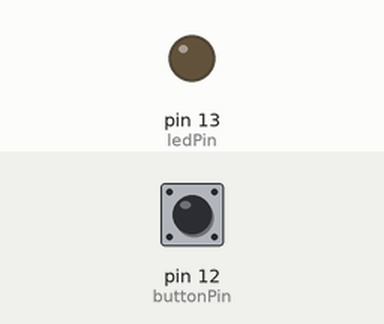
Recording of a sketch running on a simulated Arduino Uno, built with avr-gcc and run on an emulated ATmega328P. Parts: output pins drawn as LEDs (lit = HIGH). The inputs (shaded band) are chosen by the test bench; at power-on: pin 12 (buttonPin) HIGH.

Above: at 1.2 s.
1.3 s: pin 12 (buttonPin) pulled LOW for 0.15 s
At 1.39 s:
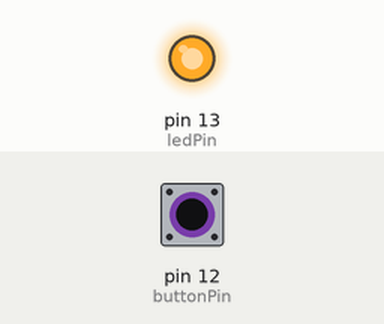
2.9 s: pin 12 (buttonPin) pulled LOW for 3.2 s
At 7.0 s:
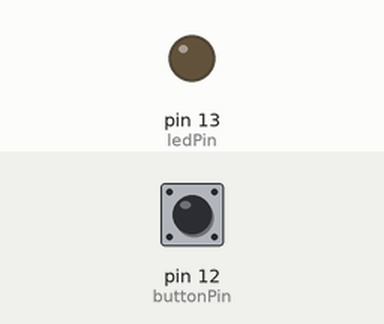
Timing chart, 0 to 8.5 s (numbered marks = the images above; inputs shaded):
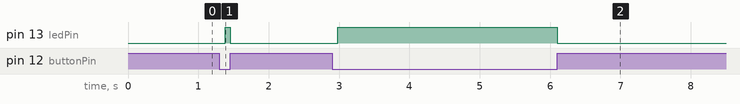

Measured:
- after the input at 1.3 s, pin 13 (ledPin): LOW → HIGH after 0.08 s, → LOW 0.07 s later
- after the input at 2.9 s, pin 13 (ledPin): LOW → HIGH after 0.08 s, → LOW 3.1 s later

The sketch:

push_button_ticket_scanner_faker.ino
```cpp
// PUSH BUTTON TICKET SCANNER FAKER

// Authors: Michael Shields, Mark Howarth
// The National Football Museum, Manchester, UK

// DETAILS:

// This sketch programs an Arduino UNO so that
// when the connected push button is pressed,
// a message is transmitted via the connected
// TTL to RS2323 converter.

// The message 'fakes' the output of the original
// Ticket Scanner. The message will only be valid
// if the ticketID is valid.

// The integrated LED attatched to PIN 13
// confirms the current state of the push button.

// WARNING!:

// The use of the softSerial print method
// rather than println is intentional, DO NOT CHANGE!
// The connected system does not expect message terminations
// such as carriage returns or new lines.

#include <SoftwareSerial.h>
SoftwareSerial softSerial(11, 10); // RX, TX

String URL = "http://www.nationalfootballmuseum.com/join-in/my-football-plus/?tktid=";
String ticketID = "0317797NVV";

const int buttonPin = 12;
const int ledPin = 13;
int currentButtonState = 0;
int previousButtonState = 0;

void setup() {
  pinMode(buttonPin, INPUT_PULLUP);
  pinMode(ledPin, OUTPUT);
  softSerial.begin(9600);
}

void loop() {
  currentButtonState = digitalRead(buttonPin);

  if (currentButtonState != previousButtonState) {

    if (currentButtonState == LOW) {

      softSerial.print(URL + ticketID);

      digitalWrite(ledPin, HIGH);

    } else {

      digitalWrite(ledPin, LOW);
    }

    delay(50); // Debounce
  }

  previousButtonState = currentButtonState;
}
```
